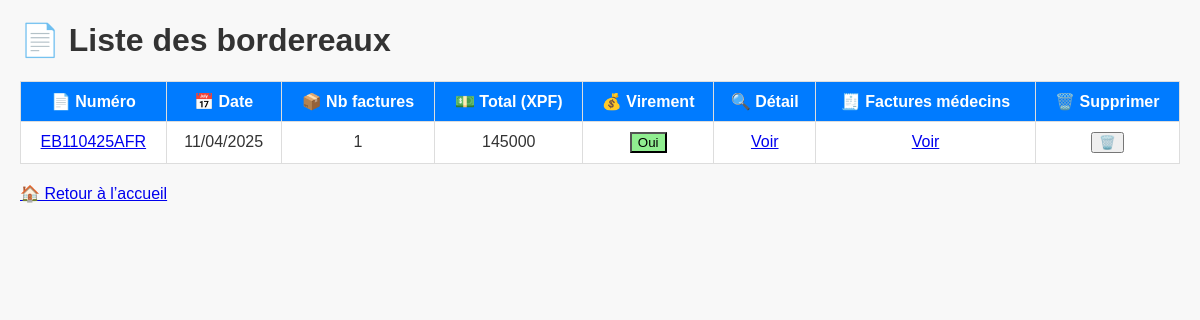
Before: /bordereaux/ (signed in) with the older database file.
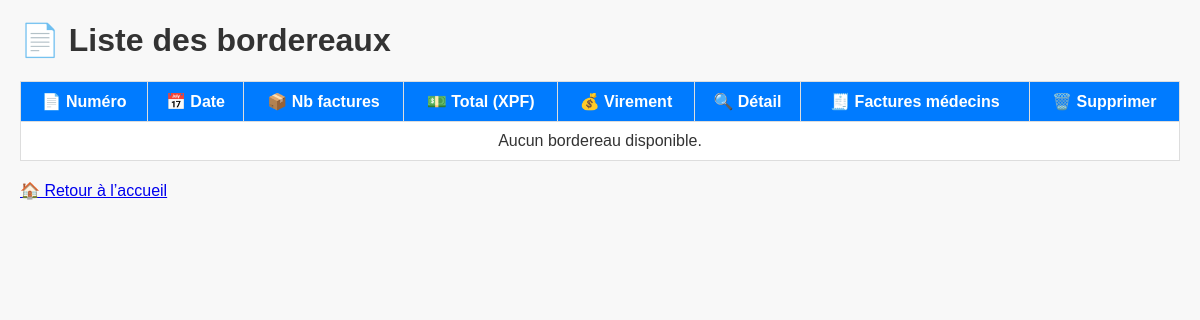
After: the same page with the newer database file.
### expertise/models.py (models this page shows, shortened)
class Bordereau(models.Model):
    date_bordereau = models.DateField()
    no_bordereau = models.CharField(max_length=50, unique=True)
    virement = models.BooleanField(default=False, verbose_name="Virement effectué ?")

### expertise/views.py (the view)
# urls.py: path('bordereaux/', views.liste_bordereaux, name='liste_bordereaux'),
@login_required(login_url='/login/')
def liste_bordereaux(request):
    bordereaux = Bordereau.objects.all().prefetch_related('evenements')
    for bordereau in bordereaux:
        bordereau.total_general = (
            bordereau.evenements.aggregate(Sum('total'))['total__sum'] or 0
        )
        bordereau.nb_factures = bordereau.evenements.count()
    return render(request, 'expertise/liste_bordereaux.html', {
        'bordereaux': bordereaux
    })

### expertise/templates/expertise/liste_bordereaux.html (shortened to what this page needs)
{% load static %}
<!DOCTYPE html>
<html lang="fr">
<head>
</head>
<body>
    <h1>📄 Liste des bordereaux</h1>
    <table border="1">
        <thead>
            <tr>
                <th>📄 Numéro</th>
                <th>📅 Date</th>
                <th>📦 Nb factures</th>
                <th>💵 Total (XPF)</th>
                <th>💰 Virement</th>
                <th>🔍 Détail</th>
                <th>🧾 Factures médecins</th>
                <th>🗑️ Supprimer</th>
            </tr>
        </thead>
        <tbody>
            {% for bordereau in bordereaux %}
            <tr>
                <td>
                    <a href="{% url 'factures_bordereau' bordereau.no_bordereau %}">
                        {{ bordereau.no_bordereau }}
                    </a>
                </td>
                <td>{{ bordereau.date_bordereau|date:"d/m/Y" }}</td>
                <td>{{ bordereau.nb_factures }}</td>
                <td>{{ bordereau.total_general }}</td>
                <td>
                    <form method="post" action="{% url 'toggle_virement' bordereau.id %}">
                        <button type="submit" style="background-color: {% if bordereau.virement %}lightgreen{% else %}#ffcccc{% endif %};">
                            {% if bordereau.virement %}Oui{% else %}Non{% endif %}
                        </button>
                    </form>
                </td>
                <td>
                    <a href="{% url 'bordereau_detail' annee=bordereau.date_bordereau.year mois=bordereau.date_bordereau.month iata=bordereau.no_bordereau|slice:'-3:' %}">
                        Voir
                    </a>
                </td>
                <td>
                    <a href="{% url 'factures_medecins_bordereau' bordereau.no_bordereau %}">
                        Voir
                    </a>
                </td>
                <td>
                    <form method="post" action="{% url 'supprimer_bordereau' bordereau.id %}">
                        <button type="submit" onclick="return confirm('Supprimer ce bordereau ?')">🗑️</button>
                    </form>
                </td>
            </tr>
            {% empty %}
            <tr>
                <td colspan="8">Aucun bordereau disponible.</td>
            </tr>
            {% endfor %}
        </tbody>
    </table>
    <p style="margin-top: 20px;">
        <a href="{% url 'personnel_list' %}">🏠 Retour à l’accueil</a>
    </p>
</body>
</html>

### expertise/templates/expertise/liste_bordereaux.html (style rules this page uses)
body { font-family: Arial, sans-serif; margin: 20px; background-color: #f8f8f8; color: #333; }
table { width: 100%; border-collapse: collapse; margin-top: 20px; background-color: #fff; }
th, td { padding: 10px; border: 1px solid #ddd; text-align: center; }
th { background-color: #007bff; color: #fff; }

Changed rows visible on the page:
removed Bordereau: no_bordereau "EB110425AFR", date_bordereau "11/04/2025", nb_factures "1", total_general "145000", virement "Oui"
Other visible differences:
text now shown: "Aucun bordereau disponible."
